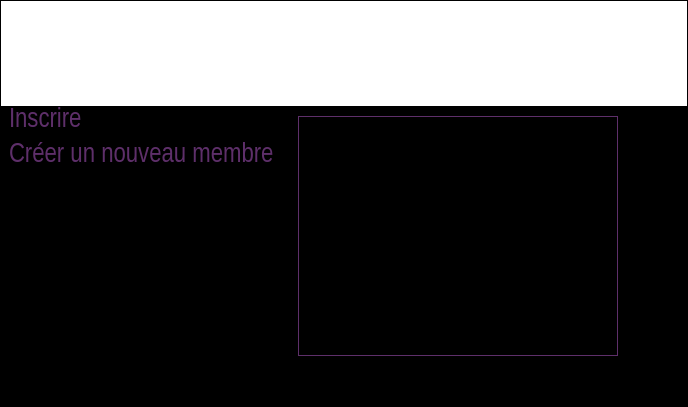
<?xml version="1.0" encoding="UTF-8"?>
<ui version="4.0">
 <class>MultipleSubscriptionSelection</class>
 <widget class="QDialog" name="MultipleSubscriptionSelection">
  <property name="geometry">
   <rect>
    <x>0</x>
    <y>0</y>
    <width>688</width>
    <height>407</height>
   </rect>
  </property>
  <property name="palette">
   <palette>
    <active>
     <colorrole role="Base">
      <brush brushstyle="SolidPattern">
       <color alpha="255">
        <red>255</red>
        <green>255</green>
        <blue>255</blue>
       </color>
      </brush>
     </colorrole>
     <colorrole role="Window">
      <brush brushstyle="SolidPattern">
       <color alpha="255">
        <red>0</red>
        <green>0</green>
        <blue>0</blue>
       </color>
      </brush>
     </colorrole>
    </active>
    <inactive>
     <colorrole role="Base">
      <brush brushstyle="SolidPattern">
       <color alpha="255">
        <red>255</red>
        <green>255</green>
        <blue>255</blue>
       </color>
      </brush>
     </colorrole>
     <colorrole role="Window">
      <brush brushstyle="SolidPattern">
       <color alpha="255">
        <red>0</red>
        <green>0</green>
        <blue>0</blue>
       </color>
      </brush>
     </colorrole>
    </inactive>
    <disabled>
     <colorrole role="Base">
      <brush brushstyle="SolidPattern">
       <color alpha="255">
        <red>0</red>
        <green>0</green>
        <blue>0</blue>
       </color>
      </brush>
     </colorrole>
     <colorrole role="Window">
      <brush brushstyle="SolidPattern">
       <color alpha="255">
        <red>0</red>
        <green>0</green>
        <blue>0</blue>
       </color>
      </brush>
     </colorrole>
    </disabled>
   </palette>
  </property>
  <property name="windowTitle">
   <string>Choix de l'inscription</string>
  </property>
  <property name="windowIcon">
   <iconset resource="pokersphere.qrc">
    <normaloff>:/img/Resources/sphere.ico</normaloff>:/img/Resources/sphere.ico</iconset>
  </property>
  <layout class="QVBoxLayout" name="verticalLayout">
   <property name="spacing">
    <number>0</number>
   </property>
   <property name="leftMargin">
    <number>0</number>
   </property>
   <property name="topMargin">
    <number>0</number>
   </property>
   <property name="rightMargin">
    <number>0</number>
   </property>
   <item>
    <widget class="QTableView" name="tableView">
     <property name="palette">
      <palette>
       <active>
        <colorrole role="WindowText">
         <brush brushstyle="SolidPattern">
          <color alpha="255">
           <red>94</red>
           <green>47</green>
           <blue>106</blue>
          </color>
         </brush>
        </colorrole>
       </active>
       <inactive>
        <colorrole role="WindowText">
         <brush brushstyle="SolidPattern">
          <color alpha="255">
           <red>94</red>
           <green>47</green>
           <blue>106</blue>
          </color>
         </brush>
        </colorrole>
       </inactive>
       <disabled>
        <colorrole role="WindowText">
         <brush brushstyle="SolidPattern">
          <color alpha="255">
           <red>0</red>
           <green>0</green>
           <blue>0</blue>
          </color>
         </brush>
        </colorrole>
       </disabled>
      </palette>
     </property>
     <property name="editTriggers">
      <set>QAbstractItemView::NoEditTriggers</set>
     </property>
     <property name="alternatingRowColors">
      <bool>true</bool>
     </property>
     <property name="selectionMode">
      <enum>QAbstractItemView::SingleSelection</enum>
     </property>
     <property name="selectionBehavior">
      <enum>QAbstractItemView::SelectRows</enum>
     </property>
     <property name="sortingEnabled">
      <bool>true</bool>
     </property>
     <attribute name="verticalHeaderVisible">
      <bool>false</bool>
     </attribute>
    </widget>
   </item>
   <item>
    <layout class="QHBoxLayout" name="horizontalLayout">
     <property name="spacing">
      <number>0</number>
     </property>
     <item>
      <layout class="QVBoxLayout" name="verticalLayout_2">
       <item>
        <layout class="QHBoxLayout" name="horizontalLayout_15">
         <item>
          <layout class="QVBoxLayout" name="verticalLayout_6">
           <property name="leftMargin">
            <number>9</number>
           </property>
           <property name="rightMargin">
            <number>9</number>
           </property>
           <item>
            <widget class="QLabel" name="inscrireLabel">
             <property name="font">
              <font>
               <family>Arial Narrow</family>
               <pointsize>20</pointsize>
              </font>
             </property>
             <property name="text">
              <string>&lt;a href=&quot;a&quot; style=&quot;text-decoration:none;&quot;&gt;&lt;font color=&quot;#5E2F6A&quot;&gt;Inscrire&lt;/font&gt;&lt;/a&gt;</string>
             </property>
            </widget>
           </item>
           <item>
            <widget class="QLabel" name="creationLabel">
             <property name="font">
              <font>
               <family>Arial Narrow</family>
               <pointsize>20</pointsize>
              </font>
             </property>
             <property name="text">
              <string>&lt;a href=&quot;a&quot; style=&quot;text-decoration:none;&quot;&gt;&lt;font color=&quot;#5E2F6A&quot;&gt;Créer un nouveau membre&lt;/font&gt;&lt;/a&gt;</string>
             </property>
            </widget>
           </item>
           <item>
            <spacer name="verticalSpacer_2">
             <property name="orientation">
              <enum>Qt::Vertical</enum>
             </property>
             <property name="sizeType">
              <enum>QSizePolicy::MinimumExpanding</enum>
             </property>
             <property name="sizeHint" stdset="0">
              <size>
               <width>20</width>
               <height>40</height>
              </size>
             </property>
            </spacer>
           </item>
          </layout>
         </item>
         <item>
          <layout class="QVBoxLayout" name="verticalLayout_4">
           <property name="leftMargin">
            <number>9</number>
           </property>
           <property name="topMargin">
            <number>9</number>
           </property>
           <property name="rightMargin">
            <number>9</number>
           </property>
           <item>
            <widget class="QLabel" name="imageLabel">
             <property name="minimumSize">
              <size>
               <width>320</width>
               <height>240</height>
              </size>
             </property>
             <property name="maximumSize">
              <size>
               <width>320</width>
               <height>240</height>
              </size>
             </property>
             <property name="palette">
              <palette>
               <active>
                <colorrole role="WindowText">
                 <brush brushstyle="SolidPattern">
                  <color alpha="255">
                   <red>94</red>
                   <green>47</green>
                   <blue>106</blue>
                  </color>
                 </brush>
                </colorrole>
               </active>
               <inactive>
                <colorrole role="WindowText">
                 <brush brushstyle="SolidPattern">
                  <color alpha="255">
                   <red>94</red>
                   <green>47</green>
                   <blue>106</blue>
                  </color>
                 </brush>
                </colorrole>
               </inactive>
               <disabled>
                <colorrole role="WindowText">
                 <brush brushstyle="SolidPattern">
                  <color alpha="255">
                   <red>120</red>
                   <green>120</green>
                   <blue>120</blue>
                  </color>
                 </brush>
                </colorrole>
               </disabled>
              </palette>
             </property>
             <property name="frameShape">
              <enum>QFrame::Box</enum>
             </property>
             <property name="scaledContents">
              <bool>true</bool>
             </property>
            </widget>
           </item>
           <item>
            <spacer name="verticalSpacer">
             <property name="orientation">
              <enum>Qt::Vertical</enum>
             </property>
             <property name="sizeType">
              <enum>QSizePolicy::MinimumExpanding</enum>
             </property>
             <property name="sizeHint" stdset="0">
              <size>
               <width>20</width>
               <height>40</height>
              </size>
             </property>
            </spacer>
           </item>
          </layout>
         </item>
         <item>
          <layout class="QVBoxLayout" name="verticalLayout_3">
           <item>
            <widget class="QLabel" name="logoLabel">
             <property name="maximumSize">
              <size>
               <width>256</width>
               <height>150</height>
              </size>
             </property>
             <property name="text">
              <string/>
             </property>
             <property name="pixmap">
              <pixmap resource="pokersphere.qrc">:/img/Resources/pokerSphere.gif</pixmap>
             </property>
             <property name="scaledContents">
              <bool>true</bool>
             </property>
             <property name="alignment">
              <set>Qt::AlignCenter</set>
             </property>
            </widget>
           </item>
           <item>
            <spacer name="verticalSpacer_3">
             <property name="orientation">
              <enum>Qt::Vertical</enum>
             </property>
             <property name="sizeType">
              <enum>QSizePolicy::MinimumExpanding</enum>
             </property>
             <property name="sizeHint" stdset="0">
              <size>
               <width>20</width>
               <height>40</height>
              </size>
             </property>
            </spacer>
           </item>
          </layout>
         </item>
        </layout>
       </item>
      </layout>
     </item>
    </layout>
   </item>
  </layout>
 </widget>
 <layoutdefault spacing="6" margin="11"/>
 <resources>
  <include location="pokersphere.qrc"/>
 </resources>
 <connections/>
</ui>
